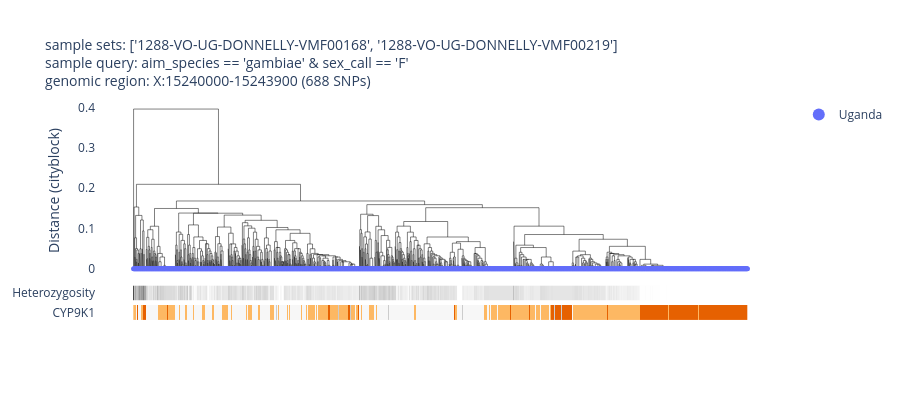

Notebook cell for this chart:
### Code cell
fig = ag3.plot_diplotype_clustering_advanced(region ='X:15240000-15243900',
                                             #cnv_region='LOC125764726',
                                             cnv_region='AGAP000818',
                                             sample_query= sample_query,
                                             sample_sets=sample_sets,
                                             color='country',
                                             snp_transcript='AGAP000818-RA',
                                             show=True)
#'X:18,556,614-18,564,282',

### Figure 1 — Plotly figure (JSON) as saved in the notebook; plotly's stock layout.template omitted (floating-point values rounded to 4 significant figures; data arrays with more than 128 entries replaced by an {"elided": "..."} marker saying what was removed)
{"data": [{"hovertemplate": "x=%{x}<br>y=%{y}<extra></extra>", "legendgroup": "", "line": {"color": "black", "dash": "solid", "width": 0.5}, "marker": {"size": 5, "symbol": "circle"}, "mode": "lines", "name": "", "orientation": "v", "showlegend": false, "type": "scatter", "x": {"elided": "5570 float values"}, "xaxis": "x", "y": {"elided": "5570 float values"}, "yaxis": "y"}, {"customdata": {"elided": "1115x11 mixed values"}, "hovertemplate": "<b>%{hovertext}</b><br><br>country=%{customdata[4]}<br>x=%{x}<br>y=%{y}<br>sample_id=%{customdata[0]}<br>partner_sample_id=%{customdata[1]}<br>sample_set=%{customdata[2]}<br>taxon=%{customdata[3]}<br>admin1_iso=%{customdata[5]}<br>admin1_name=%{customdata[6]}<br>admin2_name=%{customdata[7]}<br>location=%{customdata[8]}<br>year=%{customdata[9]}<br>month=%{customdata[10]}<extra></extra>", "hovertext": {"elided": "1115 str values"}, "legendgroup": "Uganda", "line": {"color": "black", "width": 0.5}, "marker": {"color": "#636EFA", "size": 5, "symbol": "circle"}, "mode": "markers", "name": "Uganda", "orientation": "v", "showlegend": true, "type": "scatter", "x": {"elided": "1115 int values"}, "xaxis": "x", "y": {"elided": "1115 int values"}, "yaxis": "y"}, {"colorscale": [[0, "rgb(255,255,255)"], [0.125, "rgb(240,240,240)"], [0.25, "rgb(217,217,217)"], [0.375, "rgb(189,189,189)"], [0.5, "rgb(150,150,150)"], [0.625, "rgb(115,115,115)"], [0.75, "rgb(82,82,82)"], [0.875, "rgb(37,37,37)"], [1, "rgb(0,0,0)"]], "showlegend": false, "showscale": false, "type": "heatmap", "xaxis": "x2", "y": ["Heterozygosity"], "yaxis": "y2", "z": {"elided": "1x1115 float values"}}, {"colorscale": [[0, "#cccccc"], [0.2, "#5e3c99"], [0.4, "#b2abd2"], [0.6, "#f7f7f7"], [0.8, "#fdb863"], [1, "#e66101"]], "showlegend": false, "showscale": false, "type": "heatmap", "xaxis": "x3", "y": ["CYP9K1"], "yaxis": "y3", "z": {"elided": "1x1115 int values"}, "zmax": 4, "zmin": -1}], "layout": {"height": 400, "hovermode": "closest", "legend": {"itemsizing": "constant", "tracegroupgap": 0}, "plot_bgcolor": "white", "title": {"font": {"size": 14}, "text": "sample sets: ['1288-VO-UG-DONNELLY-VMF00168', '1288-VO-UG-DONNELLY-VMF00219']<br>sample query: aim_species == 'gambiae' & sex_call == 'F'<br>genomic region: X:15240000-15243900 (688 SNPs)"}, "xaxis": {"anchor": "y", "domain": [0, 1], "matches": "x3", "showticklabels": false, "visible": false}, "xaxis2": {"anchor": "y2", "domain": [0, 1], "matches": "x3", "showticklabels": false, "visible": false}, "xaxis3": {"anchor": "y3", "domain": [0, 1], "visible": false}, "yaxis": {"anchor": "x", "domain": [0.1771, 1.0], "title": {"text": "Distance (cityblock)"}}, "yaxis2": {"anchor": "x2", "domain": [0.08857, 0.1571]}, "yaxis3": {"anchor": "x3", "domain": [0, 0.06857]}}}
